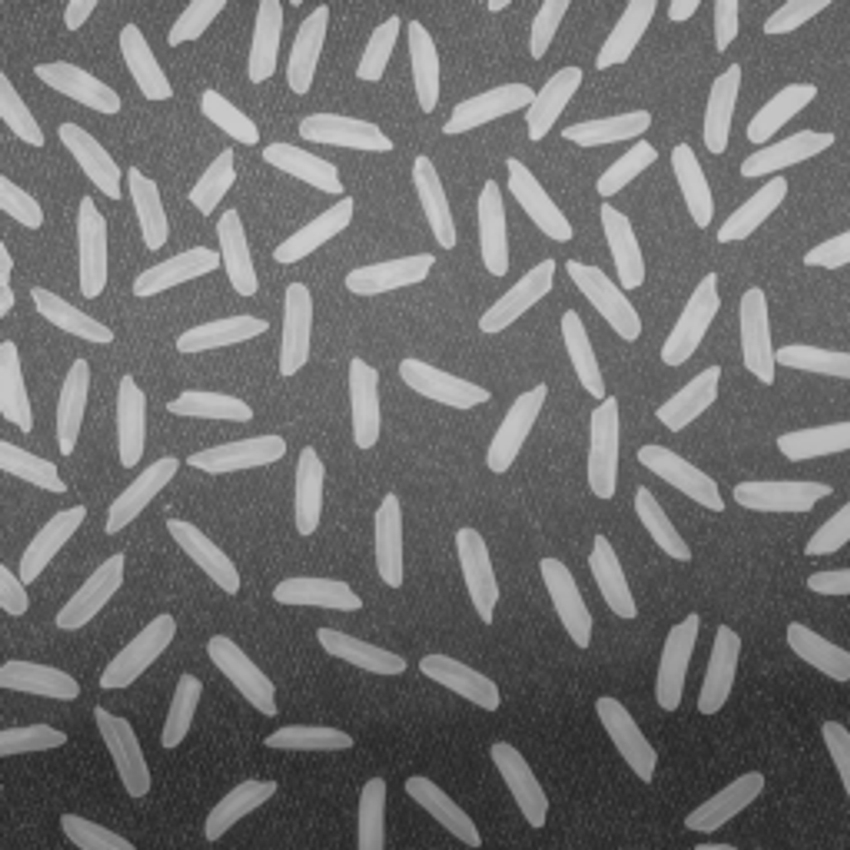
#> input picture input/rice.jpg, 850 x 850 px
$ python questao4.py
#> lines starting #> are read from the running program, lines starting #| are printed output that depends on the picture
"""
Lista 2 de Processamento Digital de Imagens
Questão 04
Aluno: Heitor Schulz
Matricula: 2016101758
"""

from PIL import Image
import numpy as np
import math
import cv2
import matplotlib.pyplot as plt

# [6 lines left out: function shift, not called in this run]

def calculo_limiar_global(imagem,dT):
    T = np.mean(imagem)   #Limiar T atual (O valor inicial é a média da imagem)
    T_ant = 0 #Limiar T anterior

    #Enquanto a diferença do limiar atual e anterior não menor que o parâmetro dT, repete.
    while(np.abs(T-T_ant)>dT):
        #Segmentar a imagem usando o limiar T em dois grupos G1 e G2, sendo que
        #em G1 tem pixels com intensidade > T, e
        #em G2 tem pixels com intensidade <= T.
        G1=imagem[imagem>T]
        G2=imagem[imagem<=T]

        #Calcula a intensidade média de m1 e m2 para os pixels em G1 e G2, respectivamente.
        m1=np.mean(G1) if G1.size != 0 else 0
        m2=np.mean(G2) if G2.size != 0 else 0

        #Calcula um novo limiar
        T_ant=T
        T=0.5*(m1+m2)

    return round(T)


def segmentacao_limiar_global(imagem, T,img_orig):
    imgGTT = Image.new(img_orig.mode, img_orig.size, color = 'black')
    imgLET = Image.new(img_orig.mode, img_orig.size, color = 'black')

    imageGTT = np.asarray(imgGTT,dtype='float64')
    imageLET = np.asarray(imgLET,dtype='float64')

    for i in range(imagem.shape[0]):
        for j in range(imagem.shape[1]):
            if(imagem[i,j]>T):
                imageGTT[i,j]=imagem[i,j]
            else:
                imageLET[i,j]=imagem[i,j]

    imgGTT = Image.fromarray(np.uint8(imageGTT))
    imgGTT.save('output/4.1-GTT'+'.jpg')

    imgLET = Image.fromarray(np.uint8(imageLET))
    imgLET.save('output/4.1-LET'+'.jpg')

    return


def segmentacao_otsu(imagem, limiar,img_orig):
    imgGTT = Image.new(img_orig.mode, img_orig.size, color = 'black')
    imgLET = Image.new(img_orig.mode, img_orig.size, color = 'black')
    print("modo:",img_orig.mode)

    imageGTT = np.asarray(imgGTT,dtype='float64')
    imageLET = np.asarray(imgLET,dtype='float64')

    for i in range(imagem.shape[0]):
        for j in range(imagem.shape[1]):
            if(imagem[i,j]>limiar):
                imageGTT[i,j]=imagem[i,j]
            else:
                imageLET[i,j]=imagem[i,j]

    imgGTT = Image.fromarray(np.uint8(imageGTT))
    imgGTT.save('output/4.2-OTSU_GTT'+'.jpg')

    imgLET = Image.fromarray(np.uint8(imageLET))
    imgLET.save('output/4.2-OTSU_LET'+'.jpg')

    return


def calculo_limiar_otsu(imagem):

    p = np.zeros(256, dtype='float64')
    P = np.zeros(256, dtype='float64')
    m = np.zeros(256, dtype='float64')
    var = np.zeros(256, dtype='float64')

    #1 Passo: Calculo das probabilidades p
    for i in range(imagem.shape[0]):
        for j in range(imagem.shape[1]):
            p[int(imagem[i,j])]+=1

    p=p/(imagem.shape[0]*imagem.shape[1])

    #2 Passo: Calculo das somas acumuladas
    P[0]=p[0]
    for i in range(255):
        P[i+1]=p[i+1]+P[i]

    #3 Passo: Media
    m[0]=0
    for i in range(255):
        m[i+1]=(i+1)*p[i+1]+m[i]

    #4 Passo: Media geral
    mg=m[255]

    #5 Passo: Calculo da variancia
    constante=0.000001
    varMax=0
    iMax=0
    for i in range(256):
        var[i]=(((mg*P[i])-m[i])**2)/((P[i]*(1-P[i]))+constante)
        #6 Passo: Achar a máxima variancia
        if(var[i]>varMax):
            varMax=var[i]
            iMax=i
    return iMax

# [37 lines left out: function filtragem_homomorfica, not called in this run]

def main():

    #filtragem_homomorfica('input/rice.jpg')
    #fileImage = Image.open('output/4h_img.jpg')

    fileImage = Image.open('input/rice.jpg')
#> fileImage is the input picture: PIL image 850x850 RGB; min 36, max 207, mean 111.3

    image = np.asarray(fileImage, dtype='float64')

    dT=2
    T=calculo_limiar_global(image,dT)
#> in calculo_limiar_global, `T = np.mean(imagem)`: T = 111.3
#> the loop in calculo_limiar_global, `while(np.abs(T-T_ant)>dT):` made 4 passes
#> (m1, m2, T_ant, T) on passes 1 to 4: (157.8, 85.53, 111.3, 121.7), (168.1, 88.43, 121.7, 128.3), (171.3, 89.43, 128.3, 130.4), (172.2, 89.71, 130.4, 130.9)
#> T = 131

    if(fileImage.mode=='RGB'):
        segmentacao_limiar_global(image[:,:,0], T,fileImage)
#> in segmentacao_limiar_global, `imgGTT = Image.new(img_orig.mode, img_orig.size, color = 'black')`: imgGTT: PIL image 850x850 RGB; every value is 0
#> in segmentacao_limiar_global, `imageGTT = np.asarray(imgGTT,dtype='float64')`: imageGTT: shape (850, 850, 3) float64; every value is 0
#> after the loop in segmentacao_limiar_global, `for i in range(imagem.shape[0]):`:
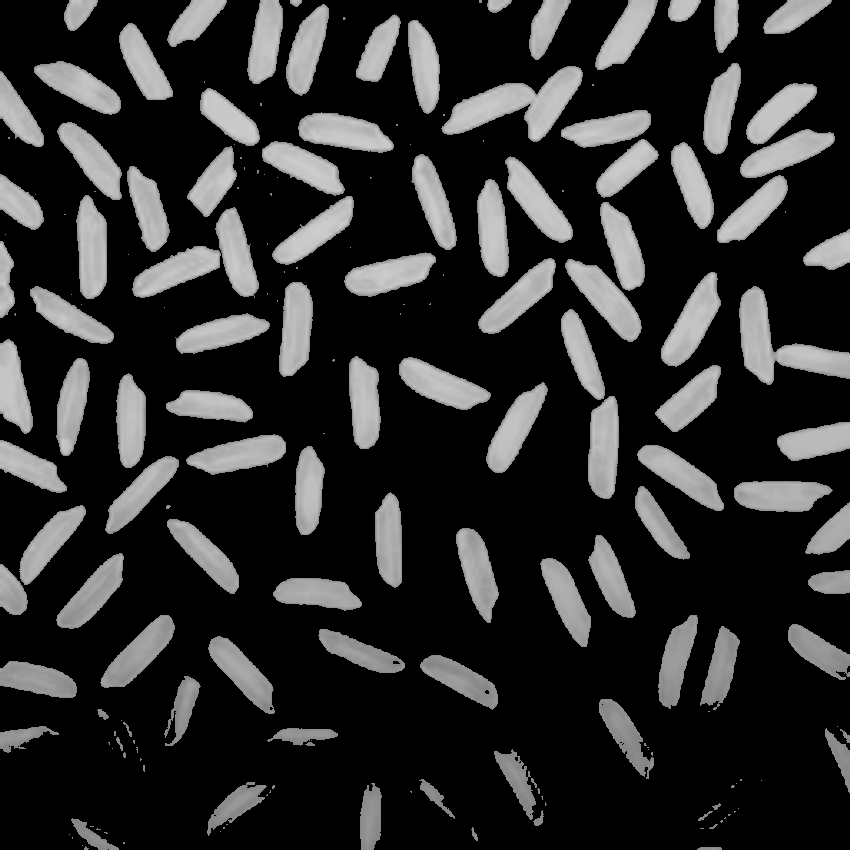
#> imageGTT: shape (850, 850, 3) float64; min 0, max 207, mean 44.8
#> after the loop in segmentacao_limiar_global, `for i in range(imagem.shape[0]):`:
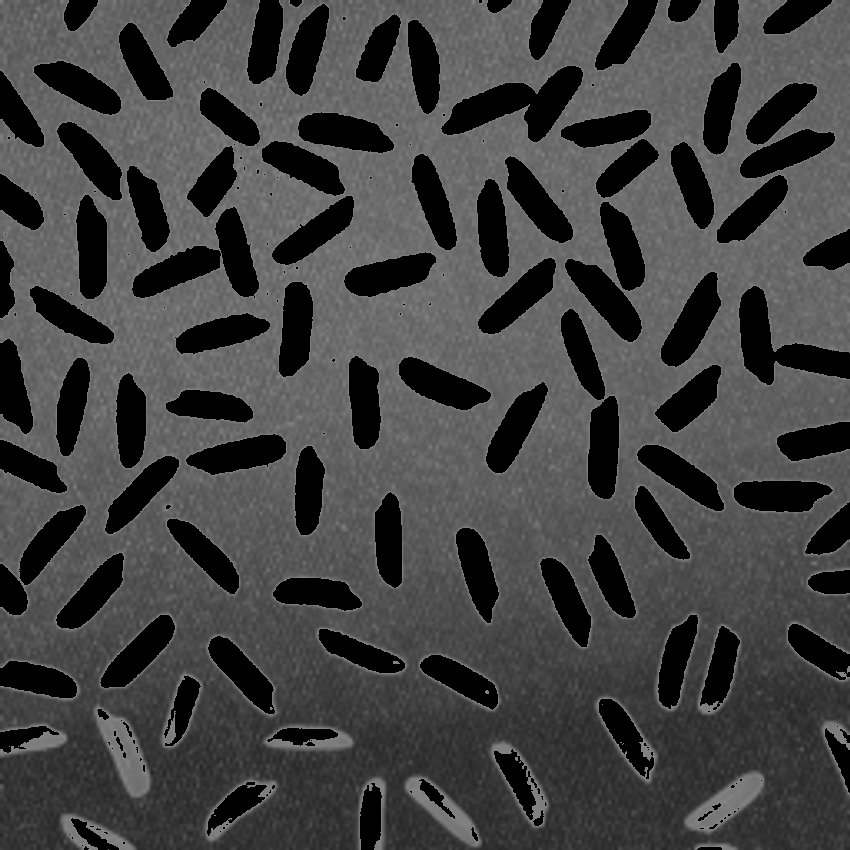
#> imageLET: shape (850, 850, 3) float64; min 0, max 131, mean 66.5
        T_Otsu=calculo_limiar_otsu(image[:,:,0])
#> T_Otsu = 131
        segmentacao_otsu(image[:,:,0],T_Otsu,fileImage)
#| modo: RGB
    else:
        segmentacao_limiar_global(image, T,fileImage)
        T_Otsu=calculo_limiar_otsu(image)
        segmentacao_otsu(image,T_Otsu,fileImage)

    print("Global Simples:",T, "com dT=",dT ,"|| OTSU:",T_Otsu)
#| Global Simples: 131 com dT= 2 || OTSU: 131
    return


if __name__ == '__main__':
    main()
